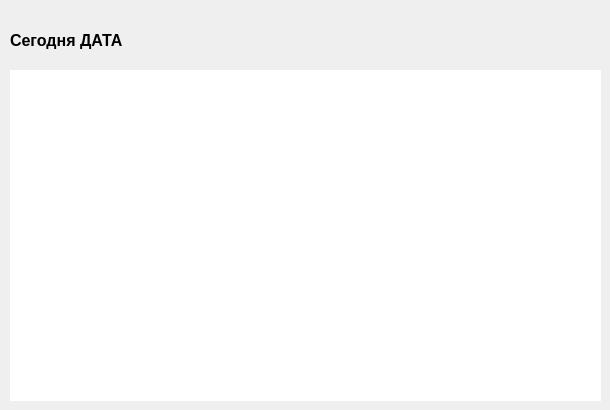
<?xml version="1.0" encoding="UTF-8"?>
<ui version="4.0">
 <class>Form</class>
 <widget class="QWidget" name="Form">
  <property name="geometry">
   <rect>
    <x>0</x>
    <y>0</y>
    <width>610</width>
    <height>410</height>
   </rect>
  </property>
  <property name="sizePolicy">
   <sizepolicy hsizetype="Fixed" vsizetype="Fixed">
    <horstretch>0</horstretch>
    <verstretch>0</verstretch>
   </sizepolicy>
  </property>
  <property name="windowTitle">
   <string>Form</string>
  </property>
  <property name="autoFillBackground">
   <bool>true</bool>
  </property>
  <widget class="QLabel" name="lbl_current_date">
   <property name="geometry">
    <rect>
     <x>10</x>
     <y>20</y>
     <width>591</width>
     <height>41</height>
    </rect>
   </property>
   <property name="font">
    <font>
     <pointsize>12</pointsize>
     <weight>75</weight>
     <bold>true</bold>
    </font>
   </property>
   <property name="frameShape">
    <enum>QFrame::NoFrame</enum>
   </property>
   <property name="frameShadow">
    <enum>QFrame::Plain</enum>
   </property>
   <property name="text">
    <string>Сегодня ДАТА</string>
   </property>
  </widget>
  <widget class="QListWidget" name="lw_days_weather_list">
   <property name="geometry">
    <rect>
     <x>10</x>
     <y>70</y>
     <width>591</width>
     <height>331</height>
    </rect>
   </property>
   <property name="autoFillBackground">
    <bool>false</bool>
   </property>
   <property name="frameShape">
    <enum>QFrame::NoFrame</enum>
   </property>
   <property name="verticalScrollBarPolicy">
    <enum>Qt::ScrollBarAlwaysOff</enum>
   </property>
   <property name="horizontalScrollBarPolicy">
    <enum>Qt::ScrollBarAlwaysOff</enum>
   </property>
   <property name="selectionMode">
    <enum>QAbstractItemView::NoSelection</enum>
   </property>
  </widget>
 </widget>
 <resources/>
 <connections/>
</ui>
